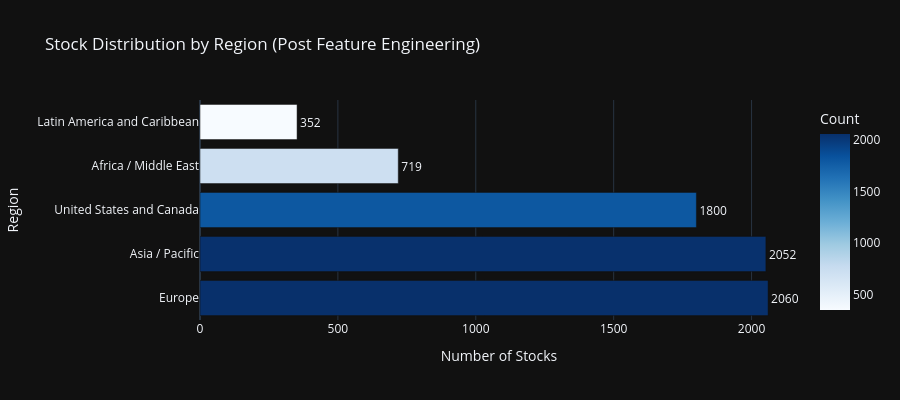
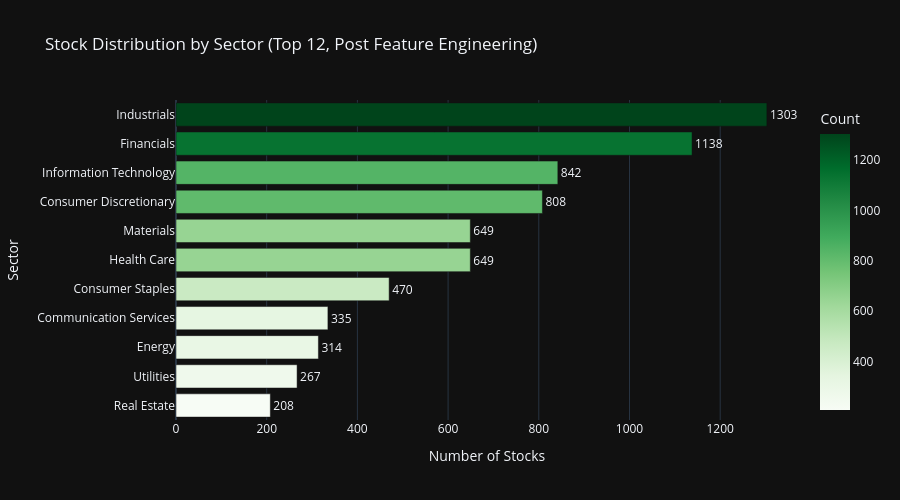
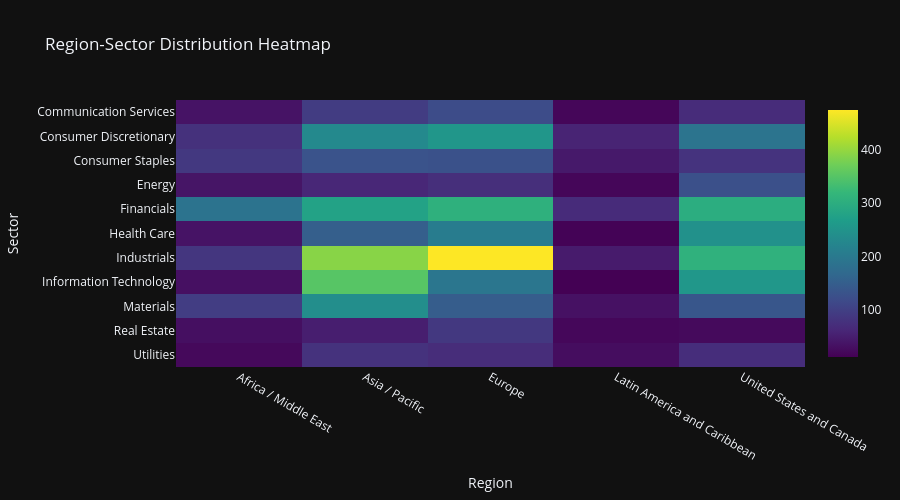
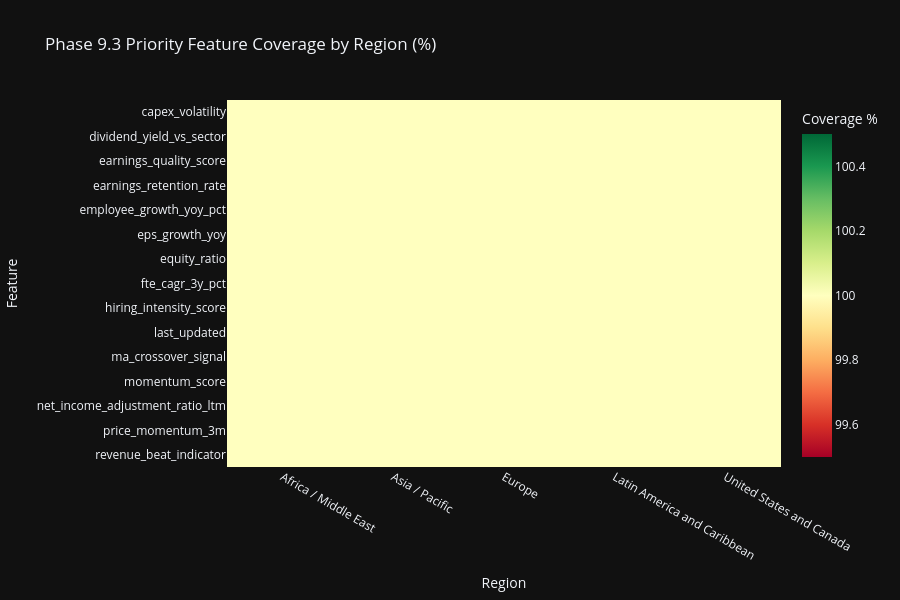

Notebook source saved alongside these figures, in order:
### Markdown cell above
## Cell 7: Region & Sector Analytics with Feature Coverage

Section 17 compliant Plotly visualizations with dark theme.
Enhanced with Phase 9.3 feature analytics by region and sector.

### Code cell
# ============================================================================
# Cell 7: Region & Sector Analytics with Feature Coverage
# ============================================================================

print('=' * 80)
print('REGION & SECTOR ANALYTICS WITH FEATURE COVERAGE')
print('=' * 80)

# Use all_stocks_features (post feature engineering) for analytics
df_analytics = all_stocks_preprocessed

# Region distribution
if 'region' in df_analytics.columns:
    region_counts = df_analytics['region'].value_counts().reset_index()
    region_counts.columns = ['Region', 'Count']
    region_counts['Percentage'] = (region_counts['Count'] / region_counts['Count'].sum() * 100).round(1)

    fig_region = px.bar(
        region_counts,
        x='Count',
        y='Region',
        orientation='h',
        title='Stock Distribution by Region (Post Feature Engineering)',
        template=PLOTLY_TEMPLATE,
        color='Count',
        color_continuous_scale='Blues',
        text='Count',
    )
    fig_region.update_traces(
        textposition='outside',
        hovertemplate='<b>%{y}</b><br>Count: %{x}<br>Percentage: %{customdata[0]:.1f}%',
        customdata=region_counts[['Percentage']].values
    )
    fig_region.update_layout(
        xaxis_title='Number of Stocks',
        yaxis_title='Region',
        height=400,
        showlegend=False,
    )
    fig_region.show()

# Sector distribution (using TOP_N_SECTORS constant)
if 'sector' in df_analytics.columns:
    sector_counts = df_analytics['sector'].value_counts().head(TOP_N_SECTORS).reset_index()
    sector_counts.columns = ['Sector', 'Count']
    sector_counts['Percentage'] = (sector_counts['Count'] / len(df_analytics) * 100).round(1)

    fig_sector = px.bar(
        sector_counts.sort_values('Count'),
        x='Count',
        y='Sector',
        orientation='h',
        title=f'Stock Distribution by Sector (Top {TOP_N_SECTORS}, Post Feature Engineering)',
        template=PLOTLY_TEMPLATE,
        color='Count',
        color_continuous_scale='Greens',
        text='Count',
    )
    fig_sector.update_traces(
        textposition='outside',
        hovertemplate='<b>%{y}</b><br>Count: %{x}<br>Percentage: %{customdata[0]:.1f}%',
        customdata=sector_counts.sort_values('Count')[['Percentage']].values
    )
    fig_sector.update_layout(
        xaxis_title='Number of Stocks',
        yaxis_title='Sector',
        height=500,
        showlegend=False,
    )
    fig_sector.show()

# Region-Sector Heatmap
if 'region' in df_analytics.columns and 'sector' in df_analytics.columns:
    cross_tab = pd.crosstab(
        df_analytics['sector'],
        df_analytics['region']
    ).head(TOP_N_SECTORS)

    fig_heatmap = px.imshow(
        cross_tab,
        title='Region-Sector Distribution Heatmap',
        template=PLOTLY_TEMPLATE,
        color_continuous_scale='Viridis',
        aspect='auto',
    )
    fig_heatmap.update_layout(
        xaxis_title='Region',
        yaxis_title='Sector',
        height=500,
    )
    fig_heatmap.show()

print('\n✓ Distribution visualizations complete')

# ============================================================================
# Feature Coverage Analytics by Region and Sector
# ============================================================================
print('\n' + '=' * 80)
print('📊 PHASE 9.3 FEATURE ANALYTICS BY REGION & SECTOR')
print('=' * 80)

# 1. INTEGRATE ALL PHASE 9.3 FEATURES DYNAMICALLY
# Instead of hard-coded categories, we use the entire registry from phase93_categories.py
key_phase93_features = list_all_phase93_features()

# 2. UPDATE FEATURE MAPPING
# Synchronized with Phase 9.3 generator outputs from advanced.py
feature_mapping = {
    'return_on_equity_pct_ltm': 'roe',
    'return_on_assets_roa_pct_ltm': 'roa',
    'p_e_ltm': 'p_e_ratio',
    'p_e_ntm': 'p_e_ratio',
    'ev_ebitda_ltm': 'ev_ebitda_ratio',
    'altman_z_score_ltm': 'altman_z_score',
    'price_chg_pct_1m': 'price_momentum_1m',
    'price_chg_pct_3m': 'price_momentum_3m',
    'dividend_payout_ratio': 'payout_ratio',
    'eps_surprise_pct': 'eps_surprise_pct',  # New in Phase 9.3
}

# 3. BUILD AVAILABLE FEATURE LIST
# Filter for features actually present in the DataFrame after ETL
available_phase93 = list(set([
                                 f for f in key_phase93_features if f in df_analytics.columns
                             ] + [
                                 feature_mapping.get(f, f) for f in key_phase93_features
                                 if feature_mapping.get(f, f) in df_analytics.columns
                             ]))

# Limit to top 15 features for visualization clarity, prioritized by completeness
coverage_ranks = df_analytics[available_phase93].notna().mean().sort_values(ascending=False)
top_viz_features = coverage_ranks.head(15).index.tolist()

if top_viz_features and 'region' in df_analytics.columns:
    print(f'\n📍 Feature Coverage by Region ({len(top_viz_features)} prioritized features):')

    # Calculate non-null percentage per region for prioritized features
    region_coverage_data = []
    for region in df_analytics['region'].unique():
        region_df = df_analytics[df_analytics['region'] == region]
        region_count = len(region_df)

        for feat in top_viz_features:
            non_null = region_df[feat].notna().sum()
            coverage_pct = (non_null / region_count * 100) if region_count > 0 else 0
            region_coverage_data.append({
                'Region': region,
                'Feature': feat,
                'Coverage_Pct': coverage_pct
            })

    region_coverage_df = pd.DataFrame(region_coverage_data)
    region_pivot = region_coverage_df.pivot(index='Feature', columns='Region', values='Coverage_Pct')

    print(region_pivot.round(1).to_string())

    # Heatmap visualization
    fig_region_coverage = px.imshow(
        region_pivot,
        title='Phase 9.3 Priority Feature Coverage by Region (%)',
        template=PLOTLY_TEMPLATE,
        color_continuous_scale='RdYlGn',
        aspect='auto',
        labels={'color': 'Coverage %'},
    )
    fig_region_coverage.update_layout(
        xaxis_title='Region',
        yaxis_title='Feature',
        height=600,
    )
    fig_region_coverage.show()

if top_viz_features and 'sector' in df_analytics.columns:
    print(f'\n🏢 Feature Coverage by Sector (Top 10 sectors, {len(top_viz_features)} priority features):')

    # Get top 10 sectors by count
    top_sectors = df_analytics['sector'].value_counts().head(10).index.tolist()

    # Calculate non-null percentage per sector for prioritized features
    sector_coverage_data = []
    for sector in top_sectors:
        sector_df = df_analytics[df_analytics['sector'] == sector]
        sector_count = len(sector_df)

        for feat in top_viz_features:
            non_null = sector_df[feat].notna().sum()
            coverage_pct = (non_null / sector_count * 100) if sector_count > 0 else 0
            sector_coverage_data.append({
                'Sector': sector,
                'Feature': feat,
                'Coverage_Pct': coverage_pct
            })

    sector_coverage_df = pd.DataFrame(sector_coverage_data)
    sector_pivot = sector_coverage_df.pivot(index='Feature', columns='Sector', values='Coverage_Pct')

    print(sector_pivot.round(1).to_string())

    # Heatmap visualization
    fig_sector_coverage = px.imshow(
        sector_pivot,
        title='Phase 9.3 Priority Feature Coverage by Sector (%)',
        template=PLOTLY_TEMPLATE,
        color_continuous_scale='RdYlGn',
        aspect='auto',
        labels={'color': 'Coverage %'},
    )
    fig_sector_coverage.update_layout(
        xaxis_title='Sector',
        yaxis_title='Feature',
        height=600,
    )
    fig_sector_coverage.show()

# Feature statistics by region
if available_phase93 and 'region' in df_analytics.columns:
    print(f'\n📊 Key Feature Statistics by Region:')

    # 4. UPDATE STAT FEATURES
    # Include new Phase 9.3 benchmarks: Earnings Quality and Technical momentum
    stat_features = [
        'roe',
        'price_momentum_1m',
        'debt_to_equity',
        'earnings_quality_score',
        'ema_trend_consistency'
    ]
    stat_features = [f for f in stat_features if f in df_analytics.columns]

    if stat_features:
        region_stats = df_analytics.groupby('region')[stat_features].agg(['mean', 'median', 'std']).round(3)
        print(region_stats.to_string())

        # Box plot for ROE by region (if available)
        if 'roe' in df_analytics.columns:
            fig_roe_region = px.box(
                df_analytics[df_analytics['roe'].notna()],
                x='region',
                y='roe',
                title='Return on Equity (ROE) Distribution by Region',
                template=PLOTLY_TEMPLATE,
                color='region',
            )
            fig_roe_region.update_layout(
                xaxis_title='Region',
                yaxis_title='ROE',
                height=450,
                showlegend=False,
            )
            fig_roe_region.show()

print('\n✓ Feature analytics by region and sector complete')

### Figure 1 — Plotly figure (JSON) as saved in the notebook; plotly's stock layout.template omitted (floating-point values rounded to 4 significant figures)
{"data": [{"hovertemplate": "<b>%{y}</b><br>Count: %{x}<br>Percentage: %{customdata[0]:.1f}%", "legendgroup": "", "marker": {"color": [2060, 2052, 1800, 719, 352], "coloraxis": "coloraxis", "pattern": {"shape": ""}}, "name": "", "orientation": "h", "showlegend": false, "text": [2060.0, 2052.0, 1800.0, 719.0, 352.0], "textposition": "outside", "x": [2060, 2052, 1800, 719, 352], "xaxis": "x", "y": ["Europe", "Asia / Pacific", "United States and Canada", "Africa / Middle East", "Latin America and Caribbean"], "yaxis": "y", "type": "bar", "customdata": [[29.5], [29.4], [25.8], [10.3], [5.0]]}], "layout": {"xaxis": {"anchor": "y", "domain": [0.0, 1.0], "title": {"text": "Number of Stocks"}}, "yaxis": {"anchor": "x", "domain": [0.0, 1.0], "title": {"text": "Region"}}, "coloraxis": {"colorbar": {"title": {"text": "Count"}}, "colorscale": [[0.0, "rgb(247,251,255)"], [0.125, "rgb(222,235,247)"], [0.25, "rgb(198,219,239)"], [0.375, "rgb(158,202,225)"], [0.5, "rgb(107,174,214)"], [0.625, "rgb(66,146,198)"], [0.75, "rgb(33,113,181)"], [0.875, "rgb(8,81,156)"], [1.0, "rgb(8,48,107)"]]}, "legend": {"tracegroupgap": 0}, "title": {"text": "Stock Distribution by Region (Post Feature Engineering)"}, "barmode": "relative", "height": 400, "showlegend": false}}

### Figure 2 — Plotly figure (JSON) as saved in the notebook; plotly's stock layout.template omitted (floating-point values rounded to 4 significant figures)
{"data": [{"hovertemplate": "<b>%{y}</b><br>Count: %{x}<br>Percentage: %{customdata[0]:.1f}%", "legendgroup": "", "marker": {"color": [208, 267, 314, 335, 470, 649, 649, 808, 842, 1138, 1303], "coloraxis": "coloraxis", "pattern": {"shape": ""}}, "name": "", "orientation": "h", "showlegend": false, "text": [208.0, 267.0, 314.0, 335.0, 470.0, 649.0, 649.0, 808.0, 842.0, 1138.0, 1303.0], "textposition": "outside", "x": [208, 267, 314, 335, 470, 649, 649, 808, 842, 1138, 1303], "xaxis": "x", "y": ["Real Estate", "Utilities", "Energy", "Communication Services", "Consumer Staples", "Health Care", "Materials", "Consumer Discretionary", "Information Technology", "Financials", "Industrials"], "yaxis": "y", "type": "bar", "customdata": [[3.0], [3.8], [4.5], [4.8], [6.7], [9.3], [9.3], [11.6], [12.1], [16.3], [18.7]]}], "layout": {"xaxis": {"anchor": "y", "domain": [0.0, 1.0], "title": {"text": "Number of Stocks"}}, "yaxis": {"anchor": "x", "domain": [0.0, 1.0], "title": {"text": "Sector"}}, "coloraxis": {"colorbar": {"title": {"text": "Count"}}, "colorscale": [[0.0, "rgb(247,252,245)"], [0.125, "rgb(229,245,224)"], [0.25, "rgb(199,233,192)"], [0.375, "rgb(161,217,155)"], [0.5, "rgb(116,196,118)"], [0.625, "rgb(65,171,93)"], [0.75, "rgb(35,139,69)"], [0.875, "rgb(0,109,44)"], [1.0, "rgb(0,68,27)"]]}, "legend": {"tracegroupgap": 0}, "title": {"text": "Stock Distribution by Sector (Top 12, Post Feature Engineering)"}, "barmode": "relative", "height": 500, "showlegend": false}}

### Figure 3 — Plotly figure (JSON) as saved in the notebook; plotly's stock layout.template omitted (floating-point values rounded to 4 significant figures)
{"data": [{"coloraxis": "coloraxis", "name": "0", "x": ["Africa / Middle East", "Asia / Pacific", "Europe", "Latin America and Caribbean", "United States and Canada"], "y": ["Communication Services", "Consumer Discretionary", "Consumer Staples", "Energy", "Financials", "Health Care", "Industrials", "Information Technology", "Materials", "Real Estate", "Utilities"], "z": [[35, 94, 119, 18, 69], [76, 231, 254, 57, 190], [88, 131, 128, 43, 80], [37, 61, 73, 18, 125], [188, 277, 306, 68, 299], [35, 150, 206, 14, 244], [84, 391, 475, 45, 308], [31, 351, 194, 11, 255], [95, 239, 147, 32, 136], [29, 49, 88, 19, 23], [21, 78, 70, 27, 71]], "type": "heatmap", "xaxis": "x", "yaxis": "y", "hovertemplate": "region: %{x}<br>sector: %{y}<br>color: %{z}<extra></extra>"}], "layout": {"xaxis": {"anchor": "y", "domain": [0.0, 1.0], "title": {"text": "Region"}}, "yaxis": {"anchor": "x", "domain": [0.0, 1.0], "autorange": "reversed", "title": {"text": "Sector"}}, "coloraxis": {"colorscale": [[0.0, "#440154"], [0.1111, "#482878"], [0.2222, "#3e4989"], [0.3333, "#31688e"], [0.4444, "#26828e"], [0.5556, "#1f9e89"], [0.6667, "#35b779"], [0.7778, "#6ece58"], [0.8889, "#b5de2b"], [1.0, "#fde725"]]}, "title": {"text": "Region-Sector Distribution Heatmap"}, "height": 500}}

### Figure 4 — Plotly figure (JSON) as saved in the notebook; plotly's stock layout.template omitted (floating-point values rounded to 4 significant figures)
{"data": [{"coloraxis": "coloraxis", "name": "0", "x": ["Africa / Middle East", "Asia / Pacific", "Europe", "Latin America and Caribbean", "United States and Canada"], "y": ["capex_volatility", "dividend_yield_vs_sector", "earnings_quality_score", "earnings_retention_rate", "employee_growth_yoy_pct", "eps_growth_yoy", "equity_ratio", "fte_cagr_3y_pct", "hiring_intensity_score", "last_updated", "ma_crossover_signal", "momentum_score", "net_income_adjustment_ratio_ltm", "price_momentum_3m", "revenue_beat_indicator"], "z": [[100.0, 100.0, 100.0, 100.0, 100.0], [100.0, 100.0, 100.0, 100.0, 100.0], [100.0, 100.0, 100.0, 100.0, 100.0], [100.0, 100.0, 100.0, 100.0, 100.0], [100.0, 100.0, 100.0, 100.0, 100.0], [100.0, 100.0, 100.0, 100.0, 100.0], [100.0, 100.0, 100.0, 100.0, 100.0], [100.0, 100.0, 100.0, 100.0, 100.0], [100.0, 100.0, 100.0, 100.0, 100.0], [100.0, 100.0, 100.0, 100.0, 100.0], [100.0, 100.0, 100.0, 100.0, 100.0], [100.0, 100.0, 100.0, 100.0, 100.0], [100.0, 100.0, 100.0, 100.0, 100.0], [100.0, 100.0, 100.0, 100.0, 100.0], [100.0, 100.0, 100.0, 100.0, 100.0]], "type": "heatmap", "xaxis": "x", "yaxis": "y", "hovertemplate": "Region: %{x}<br>Feature: %{y}<br>Coverage %: %{z}<extra></extra>"}], "layout": {"xaxis": {"anchor": "y", "domain": [0.0, 1.0], "title": {"text": "Region"}}, "yaxis": {"anchor": "x", "domain": [0.0, 1.0], "autorange": "reversed", "title": {"text": "Feature"}}, "coloraxis": {"colorbar": {"title": {"text": "Coverage %"}}, "colorscale": [[0.0, "rgb(165,0,38)"], [0.1, "rgb(215,48,39)"], [0.2, "rgb(244,109,67)"], [0.3, "rgb(253,174,97)"], [0.4, "rgb(254,224,139)"], [0.5, "rgb(255,255,191)"], [0.6, "rgb(217,239,139)"], [0.7, "rgb(166,217,106)"], [0.8, "rgb(102,189,99)"], [0.9, "rgb(26,152,80)"], [1.0, "rgb(0,104,55)"]]}, "title": {"text": "Phase 9.3 Priority Feature Coverage by Region (%)"}, "height": 600}}
